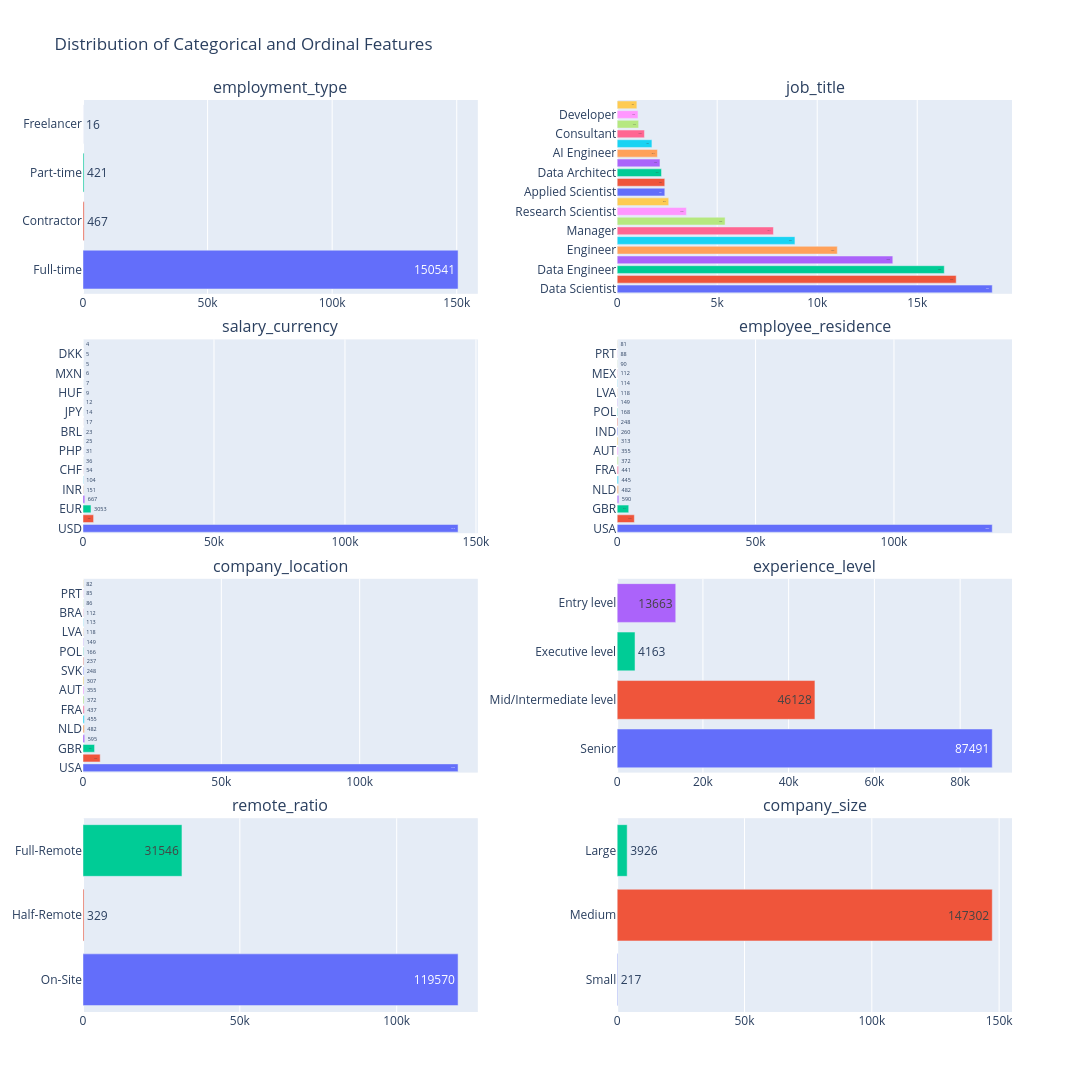

Write notebook code for a chart like this one.
### Markdown cell above
As we can see, `job_title`, `employee_residence` and `company_location` have very high cardinality, with respectively 422, 104 and 97 unique values; this is usually not desirable with categorical variables, considering that it will be hard to both visualize them and encoding them (categorical variables are often encoded with OneHotEncoder, which creates a new binary categorical variable for each single category of the original variable; with too high cardinality this takes to an huge number of new variables). Some possibilities to deal with this problem can be:
- limit the categories to the top $k$ most frequent ones and group all the others in a new category (e.g., 'Other') -> easy to implement, but may take to loss of information;
- re-organize the variables in new broader categories (e.g., 'Spain' and 'Portugal' can be grouped into 'Western Europe') -> more sophisticated to implement and may be too much generalized.

We decided to go with the first option.

Let's plot the bar plots for the categorical and ordinal features (we will limit the number of categories to the top 20 most frequent ones for readability):

### Code cell
# Create a subplot grid
grid = make_subplots(rows=4, cols=2, 
                     subplot_titles=categorical_features + ordinal_features, 
                     vertical_spacing=0.05, 
                     horizontal_spacing=0.15)

r, c = 1, 1
# Create Plotly Express figures
for col in categorical_features + ordinal_features:
    freq = df[col].value_counts()
    
    # Sort index for ordinal features
    if col in ordinal_features:
        freq = freq.sort_index(ascending=False)
        
    # Filter to top 20 categories if too many
    if freq.shape[0] > 20:
        freq = freq.nlargest(20)
    
    fig = px.bar(x = freq.values, y = freq.index, text = freq.values, title = col, color = freq.index)
    
    # Add the traces from each Plotly Express figure
    for trace in fig.data:
        grid.add_trace(trace, row=r, col=c)
    c += 1
    if c > 2:
        c = 1
        r += 1

# Update layout
grid.update_layout(height=2000, width=1300, title_text="Distribution of Categorical and Ordinal Features", showlegend=False)

grid.show()

### Figure 1 — Plotly figure (JSON) as saved in the notebook; plotly's stock layout.template omitted (floating-point values rounded to 4 significant figures)
{"data": [{"hovertemplate": "color=Full-time<br>x=%{x}<br>y=%{y}<br>text=%{text}<extra></extra>", "legendgroup": "Full-time", "marker": {"color": "#636efa", "pattern": {"shape": ""}}, "name": "Full-time", "orientation": "h", "showlegend": true, "text": [150500.0], "textposition": "auto", "type": "bar", "x": [150541], "xaxis": "x", "y": ["Full-time"], "yaxis": "y"}, {"hovertemplate": "color=Contractor<br>x=%{x}<br>y=%{y}<br>text=%{text}<extra></extra>", "legendgroup": "Contractor", "marker": {"color": "#EF553B", "pattern": {"shape": ""}}, "name": "Contractor", "orientation": "h", "showlegend": true, "text": [467.0], "textposition": "auto", "type": "bar", "x": [467], "xaxis": "x", "y": ["Contractor"], "yaxis": "y"}, {"hovertemplate": "color=Part-time<br>x=%{x}<br>y=%{y}<br>text=%{text}<extra></extra>", "legendgroup": "Part-time", "marker": {"color": "#00cc96", "pattern": {"shape": ""}}, "name": "Part-time", "orientation": "h", "showlegend": true, "text": [421.0], "textposition": "auto", "type": "bar", "x": [421], "xaxis": "x", "y": ["Part-time"], "yaxis": "y"}, {"hovertemplate": "color=Freelancer<br>x=%{x}<br>y=%{y}<br>text=%{text}<extra></extra>", "legendgroup": "Freelancer", "marker": {"color": "#ab63fa", "pattern": {"shape": ""}}, "name": "Freelancer", "orientation": "h", "showlegend": true, "text": [16.0], "textposition": "auto", "type": "bar", "x": [16], "xaxis": "x", "y": ["Freelancer"], "yaxis": "y"}, {"hovertemplate": "color=Data Scientist<br>x=%{x}<br>y=%{y}<br>text=%{text}<extra></extra>", "legendgroup": "Data Scientist", "marker": {"color": "#636efa", "pattern": {"shape": ""}}, "name": "Data Scientist", "orientation": "h", "showlegend": true, "text": [18750.0], "textposition": "auto", "type": "bar", "x": [18751], "xaxis": "x2", "y": ["Data Scientist"], "yaxis": "y2"}, {"hovertemplate": "color=Software Engineer<br>x=%{x}<br>y=%{y}<br>text=%{text}<extra></extra>", "legendgroup": "Software Engineer", "marker": {"color": "#EF553B", "pattern": {"shape": ""}}, "name": "Software Engineer", "orientation": "h", "showlegend": true, "text": [16950.0], "textposition": "auto", "type": "bar", "x": [16948], "xaxis": "x2", "y": ["Software Engineer"], "yaxis": "y2"}, {"hovertemplate": "color=Data Engineer<br>x=%{x}<br>y=%{y}<br>text=%{text}<extra></extra>", "legendgroup": "Data Engineer", "marker": {"color": "#00cc96", "pattern": {"shape": ""}}, "name": "Data Engineer", "orientation": "h", "showlegend": true, "text": [16350.0], "textposition": "auto", "type": "bar", "x": [16352], "xaxis": "x2", "y": ["Data Engineer"], "yaxis": "y2"}, {"hovertemplate": "color=Data Analyst<br>x=%{x}<br>y=%{y}<br>text=%{text}<extra></extra>", "legendgroup": "Data Analyst", "marker": {"color": "#ab63fa", "pattern": {"shape": ""}}, "name": "Data Analyst", "orientation": "h", "showlegend": true, "text": [13780.0], "textposition": "auto", "type": "bar", "x": [13779], "xaxis": "x2", "y": ["Data Analyst"], "yaxis": "y2"}, {"hovertemplate": "color=Engineer<br>x=%{x}<br>y=%{y}<br>text=%{text}<extra></extra>", "legendgroup": "Engineer", "marker": {"color": "#FFA15A", "pattern": {"shape": ""}}, "name": "Engineer", "orientation": "h", "showlegend": true, "text": [11000.0], "textposition": "auto", "type": "bar", "x": [11004], "xaxis": "x2", "y": ["Engineer"], "yaxis": "y2"}, {"hovertemplate": "color=Machine Learning Engineer<br>x=%{x}<br>y=%{y}<br>text=%{text}<extra></extra>", "legendgroup": "Machine Learning Engineer", "marker": {"color": "#19d3f3", "pattern": {"shape": ""}}, "name": "Machine Learning Engineer", "orientation": "h", "showlegend": true, "text": [8887.0], "textposition": "auto", "type": "bar", "x": [8887], "xaxis": "x2", "y": ["Machine Learning Engineer"], "yaxis": "y2"}, {"hovertemplate": "color=Manager<br>x=%{x}<br>y=%{y}<br>text=%{text}<extra></extra>", "legendgroup": "Manager", "marker": {"color": "#FF6692", "pattern": {"shape": ""}}, "name": "Manager", "orientation": "h", "showlegend": true, "text": [7811.0], "textposition": "auto", "type": "bar", "x": [7811], "xaxis": "x2", "y": ["Manager"], "yaxis": "y2"}, {"hovertemplate": "color=Analyst<br>x=%{x}<br>y=%{y}<br>text=%{text}<extra></extra>", "legendgroup": "Analyst", "marker": {"color": "#B6E880", "pattern": {"shape": ""}}, "name": "Analyst", "orientation": "h", "showlegend": true, "text": [5396.0], "textposition": "auto", "type": "bar", "x": [5396], "xaxis": "x2", "y": ["Analyst"], "yaxis": "y2"}, {"hovertemplate": "color=Research Scientist<br>x=%{x}<br>y=%{y}<br>text=%{text}<extra></extra>", "legendgroup": "Research Scientist", "marker": {"color": "#FF97FF", "pattern": {"shape": ""}}, "name": "Research Scientist", "orientation": "h", "showlegend": true, "text": [3460.0], "textposition": "auto", "type": "bar", "x": [3460], "xaxis": "x2", "y": ["Research Scientist"], "yaxis": "y2"}, {"hovertemplate": "color=Product Manager<br>x=%{x}<br>y=%{y}<br>text=%{text}<extra></extra>", "legendgroup": "Product Manager", "marker": {"color": "#FECB52", "pattern": {"shape": ""}}, "name": "Product Manager", "orientation": "h", "showlegend": true, "text": [2576.0], "textposition": "auto", "type": "bar", "x": [2576], "xaxis": "x2", "y": ["Product Manager"], "yaxis": "y2"}, {"hovertemplate": "color=Applied Scientist<br>x=%{x}<br>y=%{y}<br>text=%{text}<extra></extra>", "legendgroup": "Applied Scientist", "marker": {"color": "#636efa", "pattern": {"shape": ""}}, "name": "Applied Scientist", "orientation": "h", "showlegend": true, "text": [2381.0], "textposition": "auto", "type": "bar", "x": [2381], "xaxis": "x2", "y": ["Applied Scientist"], "yaxis": "y2"}, {"hovertemplate": "color=Associate<br>x=%{x}<br>y=%{y}<br>text=%{text}<extra></extra>", "legendgroup": "Associate", "marker": {"color": "#EF553B", "pattern": {"shape": ""}}, "name": "Associate", "orientation": "h", "showlegend": true, "text": [2379.0], "textposition": "auto", "type": "bar", "x": [2379], "xaxis": "x2", "y": ["Associate"], "yaxis": "y2"}, {"hovertemplate": "color=Data Architect<br>x=%{x}<br>y=%{y}<br>text=%{text}<extra></extra>", "legendgroup": "Data Architect", "marker": {"color": "#00cc96", "pattern": {"shape": ""}}, "name": "Data Architect", "orientation": "h", "showlegend": true, "text": [2216.0], "textposition": "auto", "type": "bar", "x": [2216], "xaxis": "x2", "y": ["Data Architect"], "yaxis": "y2"}, {"hovertemplate": "color=Analytics Engineer<br>x=%{x}<br>y=%{y}<br>text=%{text}<extra></extra>", "legendgroup": "Analytics Engineer", "marker": {"color": "#ab63fa", "pattern": {"shape": ""}}, "name": "Analytics Engineer", "orientation": "h", "showlegend": true, "text": [2139.0], "textposition": "auto", "type": "bar", "x": [2139], "xaxis": "x2", "y": ["Analytics Engineer"], "yaxis": "y2"}, {"hovertemplate": "color=AI Engineer<br>x=%{x}<br>y=%{y}<br>text=%{text}<extra></extra>", "legendgroup": "AI Engineer", "marker": {"color": "#FFA15A", "pattern": {"shape": ""}}, "name": "AI Engineer", "orientation": "h", "showlegend": true, "text": [2013.0], "textposition": "auto", "type": "bar", "x": [2013], "xaxis": "x2", "y": ["AI Engineer"], "yaxis": "y2"}, {"hovertemplate": "color=Research Engineer<br>x=%{x}<br>y=%{y}<br>text=%{text}<extra></extra>", "legendgroup": "Research Engineer", "marker": {"color": "#19d3f3", "pattern": {"shape": ""}}, "name": "Research Engineer", "orientation": "h", "showlegend": true, "text": [1737.0], "textposition": "auto", "type": "bar", "x": [1737], "xaxis": "x2", "y": ["Research Engineer"], "yaxis": "y2"}, {"hovertemplate": "color=Consultant<br>x=%{x}<br>y=%{y}<br>text=%{text}<extra></extra>", "legendgroup": "Consultant", "marker": {"color": "#FF6692", "pattern": {"shape": ""}}, "name": "Consultant", "orientation": "h", "showlegend": true, "text": [1363.0], "textposition": "auto", "type": "bar", "x": [1363], "xaxis": "x2", "y": ["Consultant"], "yaxis": "y2"}, {"hovertemplate": "color=Data Manager<br>x=%{x}<br>y=%{y}<br>text=%{text}<extra></extra>", "legendgroup": "Data Manager", "marker": {"color": "#B6E880", "pattern": {"shape": ""}}, "name": "Data Manager", "orientation": "h", "showlegend": true, "text": [1073.0], "textposition": "auto", "type": "bar", "x": [1073], "xaxis": "x2", "y": ["Data Manager"], "yaxis": "y2"}, {"hovertemplate": "color=Developer<br>x=%{x}<br>y=%{y}<br>text=%{text}<extra></extra>", "legendgroup": "Developer", "marker": {"color": "#FF97FF", "pattern": {"shape": ""}}, "name": "Developer", "orientation": "h", "showlegend": true, "text": [1040.0], "textposition": "auto", "type": "bar", "x": [1040], "xaxis": "x2", "y": ["Developer"], "yaxis": "y2"}, {"hovertemplate": "color=Data Specialist<br>x=%{x}<br>y=%{y}<br>text=%{text}<extra></extra>", "legendgroup": "Data Specialist", "marker": {"color": "#FECB52", "pattern": {"shape": ""}}, "name": "Data Specialist", "orientation": "h", "showlegend": true, "text": [984.0], "textposition": "auto", "type": "bar", "x": [984], "xaxis": "x2", "y": ["Data Specialist"], "yaxis": "y2"}, {"hovertemplate": "color=USD<br>x=%{x}<br>y=%{y}<br>text=%{text}<extra></extra>", "legendgroup": "USD", "marker": {"color": "#636efa", "pattern": {"shape": ""}}, "name": "USD", "orientation": "h", "showlegend": true, "text": [143200.0], "textposition": "auto", "type": "bar", "x": [143173], "xaxis": "x3", "y": ["USD"], "yaxis": "y3"}, {"hovertemplate": "color=GBP<br>x=%{x}<br>y=%{y}<br>text=%{text}<extra></extra>", "legendgroup": "GBP", "marker": {"color": "#EF553B", "pattern": {"shape": ""}}, "name": "GBP", "orientation": "h", "showlegend": true, "text": [4040.0], "textposition": "auto", "type": "bar", "x": [4040], "xaxis": "x3", "y": ["GBP"], "yaxis": "y3"}, {"hovertemplate": "color=EUR<br>x=%{x}<br>y=%{y}<br>text=%{text}<extra></extra>", "legendgroup": "EUR", "marker": {"color": "#00cc96", "pattern": {"shape": ""}}, "name": "EUR", "orientation": "h", "showlegend": true, "text": [3053.0], "textposition": "auto", "type": "bar", "x": [3053], "xaxis": "x3", "y": ["EUR"], "yaxis": "y3"}, {"hovertemplate": "color=CAD<br>x=%{x}<br>y=%{y}<br>text=%{text}<extra></extra>", "legendgroup": "CAD", "marker": {"color": "#ab63fa", "pattern": {"shape": ""}}, "name": "CAD", "orientation": "h", "showlegend": true, "text": [667.0], "textposition": "auto", "type": "bar", "x": [667], "xaxis": "x3", "y": ["CAD"], "yaxis": "y3"}, {"hovertemplate": "color=INR<br>x=%{x}<br>y=%{y}<br>text=%{text}<extra></extra>", "legendgroup": "INR", "marker": {"color": "#FFA15A", "pattern": {"shape": ""}}, "name": "INR", "orientation": "h", "showlegend": true, "text": [151.0], "textposition": "auto", "type": "bar", "x": [151], "xaxis": "x3", "y": ["INR"], "yaxis": "y3"}, {"hovertemplate": "color=PLN<br>x=%{x}<br>y=%{y}<br>text=%{text}<extra></extra>", "legendgroup": "PLN", "marker": {"color": "#19d3f3", "pattern": {"shape": ""}}, "name": "PLN", "orientation": "h", "showlegend": true, "text": [104.0], "textposition": "auto", "type": "bar", "x": [104], "xaxis": "x3", "y": ["PLN"], "yaxis": "y3"}, {"hovertemplate": "color=CHF<br>x=%{x}<br>y=%{y}<br>text=%{text}<extra></extra>", "legendgroup": "CHF", "marker": {"color": "#FF6692", "pattern": {"shape": ""}}, "name": "CHF", "orientation": "h", "showlegend": true, "text": [54.0], "textposition": "auto", "type": "bar", "x": [54], "xaxis": "x3", "y": ["CHF"], "yaxis": "y3"}, {"hovertemplate": "color=AUD<br>x=%{x}<br>y=%{y}<br>text=%{text}<extra></extra>", "legendgroup": "AUD", "marker": {"color": "#B6E880", "pattern": {"shape": ""}}, "name": "AUD", "orientation": "h", "showlegend": true, "text": [36.0], "textposition": "auto", "type": "bar", "x": [36], "xaxis": "x3", "y": ["AUD"], "yaxis": "y3"}, {"hovertemplate": "color=PHP<br>x=%{x}<br>y=%{y}<br>text=%{text}<extra></extra>", "legendgroup": "PHP", "marker": {"color": "#FF97FF", "pattern": {"shape": ""}}, "name": "PHP", "orientation": "h", "showlegend": true, "text": [31.0], "textposition": "auto", "type": "bar", "x": [31], "xaxis": "x3", "y": ["PHP"], "yaxis": "y3"}, {"hovertemplate": "color=SGD<br>x=%{x}<br>y=%{y}<br>text=%{text}<extra></extra>", "legendgroup": "SGD", "marker": {"color": "#FECB52", "pattern": {"shape": ""}}, "name": "SGD", "orientation": "h", "showlegend": true, "text": [25.0], "textposition": "auto", "type": "bar", "x": [25], "xaxis": "x3", "y": ["SGD"], "yaxis": "y3"}, {"hovertemplate": "color=BRL<br>x=%{x}<br>y=%{y}<br>text=%{text}<extra></extra>", "legendgroup": "BRL", "marker": {"color": "#636efa", "pattern": {"shape": ""}}, "name": "BRL", "orientation": "h", "showlegend": true, "text": [23.0], "textposition": "auto", "type": "bar", "x": [23], "xaxis": "x3", "y": ["BRL"], "yaxis": "y3"}, {"hovertemplate": "color=TWD<br>x=%{x}<br>y=%{y}<br>text=%{text}<extra></extra>", "legendgroup": "TWD", "marker": {"color": "#EF553B", "pattern": {"shape": ""}}, "name": "TWD", "orientation": "h", "showlegend": true, "text": [17.0], "textposition": "auto", "type": "bar", "x": [17], "xaxis": "x3", "y": ["TWD"], "yaxis": "y3"}, {"hovertemplate": "color=JPY<br>x=%{x}<br>y=%{y}<br>text=%{text}<extra></extra>", "legendgroup": "JPY", "marker": {"color": "#00cc96", "pattern": {"shape": ""}}, "name": "JPY", "orientation": "h", "showlegend": true, "text": [14.0], "textposition": "auto", "type": "bar", "x": [14], "xaxis": "x3", "y": ["JPY"], "yaxis": "y3"}, {"hovertemplate": "color=CZK<br>x=%{x}<br>y=%{y}<br>text=%{text}<extra></extra>", "legendgroup": "CZK", "marker": {"color": "#ab63fa", "pattern": {"shape": ""}}, "name": "CZK", "orientation": "h", "showlegend": true, "text": [12.0], "textposition": "auto", "type": "bar", "x": [12], "xaxis": "x3", "y": ["CZK"], "yaxis": "y3"}, {"hovertemplate": "color=HUF<br>x=%{x}<br>y=%{y}<br>text=%{text}<extra></extra>", "legendgroup": "HUF", "marker": {"color": "#FFA15A", "pattern": {"shape": ""}}, "name": "HUF", "orientation": "h", "showlegend": true, "text": [9.0], "textposition": "auto", "type": "bar", "x": [9], "xaxis": "x3", "y": ["HUF"], "yaxis": "y3"}, {"hovertemplate": "color=NOK<br>x=%{x}<br>y=%{y}<br>text=%{text}<extra></extra>", "legendgroup": "NOK", "marker": {"color": "#19d3f3", "pattern": {"shape": ""}}, "name": "NOK", "orientation": "h", "showlegend": true, "text": [7.0], "textposition": "auto", "type": "bar", "x": [7], "xaxis": "x3", "y": ["NOK"], "yaxis": "y3"}, {"hovertemplate": "color=MXN<br>x=%{x}<br>y=%{y}<br>text=%{text}<extra></extra>", "legendgroup": "MXN", "marker": {"color": "#FF6692", "pattern": {"shape": ""}}, "name": "MXN", "orientation": "h", "showlegend": true, "text": [6.0], "textposition": "auto", "type": "bar", "x": [6], "xaxis": "x3", "y": ["MXN"], "yaxis": "y3"}, {"hovertemplate": "color=ZAR<br>x=%{x}<br>y=%{y}<br>text=%{text}<extra></extra>", "legendgroup": "ZAR", "marker": {"color": "#B6E880", "pattern": {"shape": ""}}, "name": "ZAR", "orientation": "h", "showlegend": true, "text": [5.0], "textposition": "auto", "type": "bar", "x": [5], "xaxis": "x3", "y": ["ZAR"], "yaxis": "y3"}, {"hovertemplate": "color=DKK<br>x=%{x}<br>y=%{y}<br>text=%{text}<extra></extra>", "legendgroup": "DKK", "marker": {"color": "#FF97FF", "pattern": {"shape": ""}}, "name": "DKK", "orientation": "h", "showlegend": true, "text": [5.0], "textposition": "auto", "type": "bar", "x": [5], "xaxis": "x3", "y": ["DKK"], "yaxis": "y3"}, {"hovertemplate": "color=TRY<br>x=%{x}<br>y=%{y}<br>text=%{text}<extra></extra>", "legendgroup": "TRY", "marker": {"color": "#FECB52", "pattern": {"shape": ""}}, "name": "TRY", "orientation": "h", "showlegend": true, "text": [4.0], "textposition": "auto", "type": "bar", "x": [4], "xaxis": "x3", "y": ["TRY"], "yaxis": "y3"}, {"hovertemplate": "color=USA<br>x=%{x}<br>y=%{y}<br>text=%{text}<extra></extra>", "legendgroup": "USA", "marker": {"color": "#636efa", "pattern": {"shape": ""}}, "name": "USA", "orientation": "h", "showlegend": true, "text": [135500.0], "textposition": "auto", "type": "bar", "x": [135506], "xaxis": "x4", "y": ["USA"], "yaxis": "y4"}, {"hovertemplate": "color=CAN<br>x=%{x}<br>y=%{y}<br>text=%{text}<extra></extra>", "legendgroup": "CAN", "marker": {"color": "#EF553B", "pattern": {"shape": ""}}, "name": "CAN", "orientation": "h", "showlegend": true, "text": [6207.0], "textposition": "auto", "type": "bar", "x": [6207], "xaxis": "x4", "y": ["CAN"], "yaxis": "y4"}, {"hovertemplate": "color=GBR<br>x=%{x}<br>y=%{y}<br>text=%{text}<extra></extra>", "legendgroup": "GBR", "marker": {"color": "#00cc96", "pattern": {"shape": ""}}, "name": "GBR", "orientation": "h", "showlegend": true, "text": [4172.0], "textposition": "auto", "type": "bar", "x": [4172], "xaxis": "x4", "y": ["GBR"], "yaxis": "y4"}, {"hovertemplate": "color=AUS<br>x=%{x}<br>y=%{y}<br>text=%{text}<extra></extra>", "legendgroup": "AUS", "marker": {"color": "#ab63fa", "pattern": {"shape": ""}}, "name": "AUS", "orientation": "h", "showlegend": true, "text": [590.0], "textposition": "auto", "type": "bar", "x": [590], "xaxis": "x4", "y": ["AUS"], "yaxis": "y4"}, {"hovertemplate": "color=NLD<br>x=%{x}<br>y=%{y}<br>text=%{text}<extra></extra>", "legendgroup": "NLD", "marker": {"color": "#FFA15A", "pattern": {"shape": ""}}, "name": "NLD", "orientation": "h", "showlegend": true, "text": [482.0], "textposition": "auto", "type": "bar", "x": [482], "xaxis": "x4", "y": ["NLD"], "yaxis": "y4"}, {"hovertemplate": "color=DEU<br>x=%{x}<br>y=%{y}<br>text=%{text}<extra></extra>", "legendgroup": "DEU", "marker": {"color": "#19d3f3", "pattern": {"shape": ""}}, "name": "DEU", "orientation": "h", "showlegend": true, "text": [445.0], "textposition": "auto", "type": "bar", "x": [445], "xaxis": "x4", "y": ["DEU"], "yaxis": "y4"}, {"hovertemplate": "color=FRA<br>x=%{x}<br>y=%{y}<br>text=%{text}<extra></extra>", "legendgroup": "FRA", "marker": {"color": "#FF6692", "pattern": {"shape": ""}}, "name": "FRA", "orientation": "h", "showlegend": true, "text": [441.0], "textposition": "auto", "type": "bar", "x": [441], "xaxis": "x4", "y": ["FRA"], "yaxis": "y4"}, {"hovertemplate": "color=LTU<br>x=%{x}<br>y=%{y}<br>text=%{text}<extra></extra>", "legendgroup": "LTU", "marker": {"color": "#B6E880", "pattern": {"shape": ""}}, "name": "LTU", "orientation": "h", "showlegend": true, "text": [372.0], "textposition": "auto", "type": "bar", "x": [372], "xaxis": "x4", "y": ["LTU"], "yaxis": "y4"}, {"hovertemplate": "color=AUT<br>x=%{x}<br>y=%{y}<br>text=%{text}<extra></extra>", "legendgroup": "AUT", "marker": {"color": "#FF97FF", "pattern": {"shape": ""}}, "name": "AUT", "orientation": "h", "showlegend": true, "text": [355.0], "textposition": "auto", "type": "bar", "x": [355], "xaxis": "x4", "y": ["AUT"], "yaxis": "y4"}, {"hovertemplate": "color=ESP<br>x=%{x}<br>y=%{y}<br>text=%{text}<extra></extra>", "legendgroup": "ESP", "marker": {"color": "#FECB52", "pattern": {"shape": ""}}, "name": "ESP", "orientation": "h", "showlegend": true, "text": [313.0], "textposition": "auto", "type": "bar", "x": [313], "xaxis": "x4", "y": ["ESP"], "yaxis": "y4"}, {"hovertemplate": "color=IND<br>x=%{x}<br>y=%{y}<br>text=%{text}<extra></extra>", "legendgroup": "IND", "marker": {"color": "#636efa", "pattern": {"shape": ""}}, "name": "IND", "orientation": "h", "showlegend": true, "text": [260.0], "textposition": "auto", "type": "bar", "x": [260], "xaxis": "x4", "y": ["IND"], "yaxis": "y4"}, {"hovertemplate": "color=SVK<br>x=%{x}<br>y=%{y}<br>text=%{text}<extra></extra>", "legendgroup": "SVK", "marker": {"color": "#EF553B", "pattern": {"shape": ""}}, "name": "SVK", "orientation": "h", "showlegend": true, "text": [248.0], "textposition": "auto", "type": "bar", "x": [248], "xaxis": "x4", "y": ["SVK"], "yaxis": "y4"}, {"hovertemplate": "color=POL<br>x=%{x}<br>y=%{y}<br>text=%{text}<extra></extra>", "legendgroup": "POL", "marker": {"color": "#00cc96", "pattern": {"shape": ""}}, "name": "POL", "orientation": "h", "showlegend": true, "text": [168.0], "textposition": "auto", "type": "bar", "x": [168], "xaxis": "x4", "y": ["POL"], "yaxis": "y4"}, {"hovertemplate": "color=IRL<br>x=%{x}<br>y=%{y}<br>text=%{text}<extra></extra>", "legendgroup": "IRL", "marker": {"color": "#ab63fa", "pattern": {"shape": ""}}, "name": "IRL", "orientation": "h", "showlegend": true, "text": [149.0], "textposition": "auto", "type": "bar", "x": [149], "xaxis": "x4", "y": ["IRL"], "yaxis": "y4"}, {"hovertemplate": "color=LVA<br>x=%{x}<br>y=%{y}<br>text=%{text}<extra></extra>", "legendgroup": "LVA", "marker": {"color": "#FFA15A", "pattern": {"shape": ""}}, "name": "LVA", "orientation": "h", "showlegend": true, "text": [118.0], "textposition": "auto", "type": "bar", "x": [118], "xaxis": "x4", "y": ["LVA"], "yaxis": "y4"}, {"hovertemplate": "color=BRA<br>x=%{x}<br>y=%{y}<br>text=%{text}<extra></extra>", "legendgroup": "BRA", "marker": {"color": "#19d3f3", "pattern": {"shape": ""}}, "name": "BRA", "orientation": "h", "showlegend": true, "text": [114.0], "textposition": "auto", "type": "bar", "x": [114], "xaxis": "x4", "y": ["BRA"], "yaxis": "y4"}, {"hovertemplate": "color=MEX<br>x=%{x}<br>y=%{y}<br>text=%{text}<extra></extra>", "legendgroup": "MEX", "marker": {"color": "#FF6692", "pattern": {"shape": ""}}, "name": "MEX", "orientation": "h", "showlegend": true, "text": [112.0], "textposition": "auto", "type": "bar", "x": [112], "xaxis": "x4", "y": ["MEX"], "yaxis": "y4"}, {"hovertemplate": "color=ARG<br>x=%{x}<br>y=%{y}<br>text=%{text}<extra></extra>", "legendgroup": "ARG", "marker": {"color": "#B6E880", "pattern": {"shape": ""}}, "name": "ARG", "orientation": "h", "showlegend": true, "text": [90.0], "textposition": "auto", "type": "bar", "x": [90], "xaxis": "x4", "y": ["ARG"], "yaxis": "y4"}, {"hovertemplate": "color=PRT<br>x=%{x}<br>y=%{y}<br>text=%{text}<extra></extra>", "legendgroup": "PRT", "marker": {"color": "#FF97FF", "pattern": {"shape": ""}}, "name": "PRT", "orientation": "h", "showlegend": true, "text": [88.0], "textposition": "auto", "type": "bar", "x": [88], "xaxis": "x4", "y": ["PRT"], "yaxis": "y4"}, {"hovertemplate": "color=FIN<br>x=%{x}<br>y=%{y}<br>text=%{text}<extra></extra>", "legendgroup": "FIN", "marker": {"color": "#FECB52", "pattern": {"shape": ""}}, "name": "FIN", "orientation": "h", "showlegend": true, "text": [81.0], "textposition": "auto", "type": "bar", "x": [81], "xaxis": "x4", "y": ["FIN"], "yaxis": "y4"}, {"hovertemplate": "color=USA<br>x=%{x}<br>y=%{y}<br>text=%{text}<extra></extra>", "legendgroup": "USA", "marker": {"color": "#636efa", "pattern": {"shape": ""}}, "name": "USA", "orientation": "h", "showlegend": true, "text": [135600.0], "textposition": "auto", "type": "bar", "x": [135569], "xaxis": "x5", "y": ["USA"], "yaxis": "y5"}, {"hovertemplate": "color=CAN<br>x=%{x}<br>y=%{y}<br>text=%{text}<extra></extra>", "legendgroup": "CAN", "marker": {"color": "#EF553B", "pattern": {"shape": ""}}, "name": "CAN", "orientation": "h", "showlegend": true, "text": [6208.0], "textposition": "auto", "type": "bar", "x": [6208], "xaxis": "x5", "y": ["CAN"], "yaxis": "y5"}, {"hovertemplate": "color=GBR<br>x=%{x}<br>y=%{y}<br>text=%{text}<extra></extra>", "legendgroup": "GBR", "marker": {"color": "#00cc96", "pattern": {"shape": ""}}, "name": "GBR", "orientation": "h", "showlegend": true, "text": [4181.0], "textposition": "auto", "type": "bar", "x": [4181], "xaxis": "x5", "y": ["GBR"], "yaxis": "y5"}, {"hovertemplate": "color=AUS<br>x=%{x}<br>y=%{y}<br>text=%{text}<extra></extra>", "legendgroup": "AUS", "marker": {"color": "#ab63fa", "pattern": {"shape": ""}}, "name": "AUS", "orientation": "h", "showlegend": true, "text": [595.0], "textposition": "auto", "type": "bar", "x": [595], "xaxis": "x5", "y": ["AUS"], "yaxis": "y5"}, {"hovertemplate": "color=NLD<br>x=%{x}<br>y=%{y}<br>text=%{text}<extra></extra>", "legendgroup": "NLD", "marker": {"color": "#FFA15A", "pattern": {"shape": ""}}, "name": "NLD", "orientation": "h", "showlegend": true, "text": [482.0], "textposition": "auto", "type": "bar", "x": [482], "xaxis": "x5", "y": ["NLD"], "yaxis": "y5"}, {"hovertemplate": "color=DEU<br>x=%{x}<br>y=%{y}<br>text=%{text}<extra></extra>", "legendgroup": "DEU", "marker": {"color": "#19d3f3", "pattern": {"shape": ""}}, "name": "DEU", "orientation": "h", "showlegend": true, "text": [455.0], "textposition": "auto", "type": "bar", "x": [455], "xaxis": "x5", "y": ["DEU"], "yaxis": "y5"}, {"hovertemplate": "color=FRA<br>x=%{x}<br>y=%{y}<br>text=%{text}<extra></extra>", "legendgroup": "FRA", "marker": {"color": "#FF6692", "pattern": {"shape": ""}}, "name": "FRA", "orientation": "h", "showlegend": true, "text": [437.0], "textposition": "auto", "type": "bar", "x": [437], "xaxis": "x5", "y": ["FRA"], "yaxis": "y5"}, {"hovertemplate": "color=LTU<br>x=%{x}<br>y=%{y}<br>text=%{text}<extra></extra>", "legendgroup": "LTU", "marker": {"color": "#B6E880", "pattern": {"shape": ""}}, "name": "LTU", "orientation": "h", "showlegend": true, "text": [372.0], "textposition": "auto", "type": "bar", "x": [372], "xaxis": "x5", "y": ["LTU"], "yaxis": "y5"}, {"hovertemplate": "color=AUT<br>x=%{x}<br>y=%{y}<br>text=%{text}<extra></extra>", "legendgroup": "AUT", "marker": {"color": "#FF97FF", "pattern": {"shape": ""}}, "name": "AUT", "orientation": "h", "showlegend": true, "text": [355.0], "textposition": "auto", "type": "bar", "x": [355], "xaxis": "x5", "y": ["AUT"], "yaxis": "y5"}, {"hovertemplate": "color=ESP<br>x=%{x}<br>y=%{y}<br>text=%{text}<extra></extra>", "legendgroup": "ESP", "marker": {"color": "#FECB52", "pattern": {"shape": ""}}, "name": "ESP", "orientation": "h", "showlegend": true, "text": [307.0], "textposition": "auto", "type": "bar", "x": [307], "xaxis": "x5", "y": ["ESP"], "yaxis": "y5"}, {"hovertemplate": "color=SVK<br>x=%{x}<br>y=%{y}<br>text=%{text}<extra></extra>", "legendgroup": "SVK", "marker": {"color": "#636efa", "pattern": {"shape": ""}}, "name": "SVK", "orientation": "h", "showlegend": true, "text": [248.0], "textposition": "auto", "type": "bar", "x": [248], "xaxis": "x5", "y": ["SVK"], "yaxis": "y5"}, {"hovertemplate": "color=IND<br>x=%{x}<br>y=%{y}<br>text=%{text}<extra></extra>", "legendgroup": "IND", "marker": {"color": "#EF553B", "pattern": {"shape": ""}}, "name": "IND", "orientation": "h", "showlegend": true, "text": [237.0], "textposition": "auto", "type": "bar", "x": [237], "xaxis": "x5", "y": ["IND"], "yaxis": "y5"}, {"hovertemplate": "color=POL<br>x=%{x}<br>y=%{y}<br>text=%{text}<extra></extra>", "legendgroup": "POL", "marker": {"color": "#00cc96", "pattern": {"shape": ""}}, "name": "POL", "orientation": "h", "showlegend": true, "text": [166.0], "textposition": "auto", "type": "bar", "x": [166], "xaxis": "x5", "y": ["POL"], "yaxis": "y5"}, {"hovertemplate": "color=IRL<br>x=%{x}<br>y=%{y}<br>text=%{text}<extra></extra>", "legendgroup": "IRL", "marker": {"color": "#ab63fa", "pattern": {"shape": ""}}, "name": "IRL", "orientation": "h", "showlegend": true, "text": [149.0], "textposition": "auto", "type": "bar", "x": [149], "xaxis": "x5", "y": ["IRL"], "yaxis": "y5"}, {"hovertemplate": "color=LVA<br>x=%{x}<br>y=%{y}<br>text=%{text}<extra></extra>", "legendgroup": "LVA", "marker": {"color": "#FFA15A", "pattern": {"shape": ""}}, "name": "LVA", "orientation": "h", "showlegend": true, "text": [118.0], "textposition": "auto", "type": "bar", "x": [118], "xaxis": "x5", "y": ["LVA"], "yaxis": "y5"}, {"hovertemplate": "color=MEX<br>x=%{x}<br>y=%{y}<br>text=%{text}<extra></extra>", "legendgroup": "MEX", "marker": {"color": "#19d3f3", "pattern": {"shape": ""}}, "name": "MEX", "orientation": "h", "showlegend": true, "text": [113.0], "textposition": "auto", "type": "bar", "x": [113], "xaxis": "x5", "y": ["MEX"], "yaxis": "y5"}, {"hovertemplate": "color=BRA<br>x=%{x}<br>y=%{y}<br>text=%{text}<extra></extra>", "legendgroup": "BRA", "marker": {"color": "#FF6692", "pattern": {"shape": ""}}, "name": "BRA", "orientation": "h", "showlegend": true, "text": [112.0], "textposition": "auto", "type": "bar", "x": [112], "xaxis": "x5", "y": ["BRA"], "yaxis": "y5"}, {"hovertemplate": "color=ARG<br>x=%{x}<br>y=%{y}<br>text=%{text}<extra></extra>", "legendgroup": "ARG", "marker": {"color": "#B6E880", "pattern": {"shape": ""}}, "name": "ARG", "orientation": "h", "showlegend": true, "text": [86.0], "textposition": "auto", "type": "bar", "x": [86], "xaxis": "x5", "y": ["ARG"], "yaxis": "y5"}, {"hovertemplate": "color=PRT<br>x=%{x}<br>y=%{y}<br>text=%{text}<extra></extra>", "legendgroup": "PRT", "marker": {"color": "#FF97FF", "pattern": {"shape": ""}}, "name": "PRT", "orientation": "h", "showlegend": true, "text": [85.0], "textposition": "auto", "type": "bar", "x": [85], "xaxis": "x5", "y": ["PRT"], "yaxis": "y5"}, {"hovertemplate": "color=FIN<br>x=%{x}<br>y=%{y}<br>text=%{text}<extra></extra>", "legendgroup": "FIN", "marker": {"color": "#FECB52", "pattern": {"shape": ""}}, "name": "FIN", "orientation": "h", "showlegend": true, "text": [82.0], "textposition": "auto", "type": "bar", "x": [82], "xaxis": "x5", "y": ["FIN"], "yaxis": "y5"}, {"hovertemplate": "color=Senior<br>x=%{x}<br>y=%{y}<br>text=%{text}<extra></extra>", "legendgroup": "Senior", "marker": {"color": "#636efa", "pattern": {"shape": ""}}, "name": "Senior", "orientation": "h", "showlegend": true, "text": [87490.0], "textposition": "auto", "type": "bar", "x": [87491], "xaxis": "x6", "y": ["Senior"], "yaxis": "y6"}, {"hovertemplate": "color=Mid/Intermediate level<br>x=%{x}<br>y=%{y}<br>text=%{text}<extra></extra>", "legendgroup": "Mid/Intermediate level", "marker": {"color": "#EF553B", "pattern": {"shape": ""}}, "name": "Mid/Intermediate level", "orientation": "h", "showlegend": true, "text": [46130.0], "textposition": "auto", "type": "bar", "x": [46128], "xaxis": "x6", "y": ["Mid/Intermediate level"], "yaxis": "y6"}, {"hovertemplate": "color=Executive level<br>x=%{x}<br>y=%{y}<br>text=%{text}<extra></extra>", "legendgroup": "Executive level", "marker": {"color": "#00cc96", "pattern": {"shape": ""}}, "name": "Executive level", "orientation": "h", "showlegend": true, "text": [4163.0], "textposition": "auto", "type": "bar", "x": [4163], "xaxis": "x6", "y": ["Executive level"], "yaxis": "y6"}, {"hovertemplate": "color=Entry level<br>x=%{x}<br>y=%{y}<br>text=%{text}<extra></extra>", "legendgroup": "Entry level", "marker": {"color": "#ab63fa", "pattern": {"shape": ""}}, "name": "Entry level", "orientation": "h", "showlegend": true, "text": [13660.0], "textposition": "auto", "type": "bar", "x": [13663], "xaxis": "x6", "y": ["Entry level"], "yaxis": "y6"}, {"hovertemplate": "color=On-Site<br>x=%{x}<br>y=%{y}<br>text=%{text}<extra></extra>", "legendgroup": "On-Site", "marker": {"color": "#636efa", "pattern": {"shape": ""}}, "name": "On-Site", "orientation": "h", "showlegend": true, "text": [119600.0], "textposition": "auto", "type": "bar", "x": [119570], "xaxis": "x7", "y": ["On-Site"], "yaxis": "y7"}, {"hovertemplate": "color=Half-Remote<br>x=%{x}<br>y=%{y}<br>text=%{text}<extra></extra>", "legendgroup": "Half-Remote", "marker": {"color": "#EF553B", "pattern": {"shape": ""}}, "name": "Half-Remote", "orientation": "h", "showlegend": true, "text": [329.0], "textposition": "auto", "type": "bar", "x": [329], "xaxis": "x7", "y": ["Half-Remote"], "yaxis": "y7"}, {"hovertemplate": "color=Full-Remote<br>x=%{x}<br>y=%{y}<br>text=%{text}<extra></extra>", "legendgroup": "Full-Remote", "marker": {"color": "#00cc96", "pattern": {"shape": ""}}, "name": "Full-Remote", "orientation": "h", "showlegend": true, "text": [31550.0], "textposition": "auto", "type": "bar", "x": [31546], "xaxis": "x7", "y": ["Full-Remote"], "yaxis": "y7"}, {"hovertemplate": "color=Small<br>x=%{x}<br>y=%{y}<br>text=%{text}<extra></extra>", "legendgroup": "Small", "marker": {"color": "#636efa", "pattern": {"shape": ""}}, "name": "Small", "orientation": "h", "showlegend": true, "text": [217.0], "textposition": "auto", "type": "bar", "x": [217], "xaxis": "x8", "y": ["Small"], "yaxis": "y8"}, {"hovertemplate": "color=Medium<br>x=%{x}<br>y=%{y}<br>text=%{text}<extra></extra>", "legendgroup": "Medium", "marker": {"color": "#EF553B", "pattern": {"shape": ""}}, "name": "Medium", "orientation": "h", "showlegend": true, "text": [147300.0], "textposition": "auto", "type": "bar", "x": [147302], "xaxis": "x8", "y": ["Medium"], "yaxis": "y8"}, {"hovertemplate": "color=Large<br>x=%{x}<br>y=%{y}<br>text=%{text}<extra></extra>", "legendgroup": "Large", "marker": {"color": "#00cc96", "pattern": {"shape": ""}}, "name": "Large", "orientation": "h", "showlegend": true, "text": [3926.0], "textposition": "auto", "type": "bar", "x": [3926], "xaxis": "x8", "y": ["Large"], "yaxis": "y8"}], "layout": {"annotations": [{"font": {"size": 16}, "showarrow": false, "text": "employment_type", "x": 0.2125, "xanchor": "center", "xref": "paper", "y": 1, "yanchor": "bottom", "yref": "paper"}, {"font": {"size": 16}, "showarrow": false, "text": "job_title", "x": 0.7875, "xanchor": "center", "xref": "paper", "y": 1, "yanchor": "bottom", "yref": "paper"}, {"font": {"size": 16}, "showarrow": false, "text": "salary_currency", "x": 0.2125, "xanchor": "center", "xref": "paper", "y": 0.7375, "yanchor": "bottom", "yref": "paper"}, {"font": {"size": 16}, "showarrow": false, "text": "employee_residence", "x": 0.7875, "xanchor": "center", "xref": "paper", "y": 0.7375, "yanchor": "bottom", "yref": "paper"}, {"font": {"size": 16}, "showarrow": false, "text": "company_location", "x": 0.2125, "xanchor": "center", "xref": "paper", "y": 0.475, "yanchor": "bottom", "yref": "paper"}, {"font": {"size": 16}, "showarrow": false, "text": "experience_level", "x": 0.7875, "xanchor": "center", "xref": "paper", "y": 0.475, "yanchor": "bottom", "yref": "paper"}, {"font": {"size": 16}, "showarrow": false, "text": "remote_ratio", "x": 0.2125, "xanchor": "center", "xref": "paper", "y": 0.2125, "yanchor": "bottom", "yref": "paper"}, {"font": {"size": 16}, "showarrow": false, "text": "company_size", "x": 0.7875, "xanchor": "center", "xref": "paper", "y": 0.2125, "yanchor": "bottom", "yref": "paper"}], "height": 2000, "showlegend": false, "title": {"text": "Distribution of Categorical and Ordinal Features"}, "width": 1300, "xaxis": {"anchor": "y", "domain": [0, 0.425]}, "xaxis2": {"anchor": "y2", "domain": [0.575, 1]}, "xaxis3": {"anchor": "y3", "domain": [0, 0.425]}, "xaxis4": {"anchor": "y4", "domain": [0.575, 1]}, "xaxis5": {"anchor": "y5", "domain": [0, 0.425]}, "xaxis6": {"anchor": "y6", "domain": [0.575, 1]}, "xaxis7": {"anchor": "y7", "domain": [0, 0.425]}, "xaxis8": {"anchor": "y8", "domain": [0.575, 1]}, "yaxis": {"anchor": "x", "domain": [0.7875, 1]}, "yaxis2": {"anchor": "x2", "domain": [0.7875, 1]}, "yaxis3": {"anchor": "x3", "domain": [0.525, 0.7375]}, "yaxis4": {"anchor": "x4", "domain": [0.525, 0.7375]}, "yaxis5": {"anchor": "x5", "domain": [0.2625, 0.475]}, "yaxis6": {"anchor": "x6", "domain": [0.2625, 0.475]}, "yaxis7": {"anchor": "x7", "domain": [0, 0.2125]}, "yaxis8": {"anchor": "x8", "domain": [0, 0.2125]}}}
